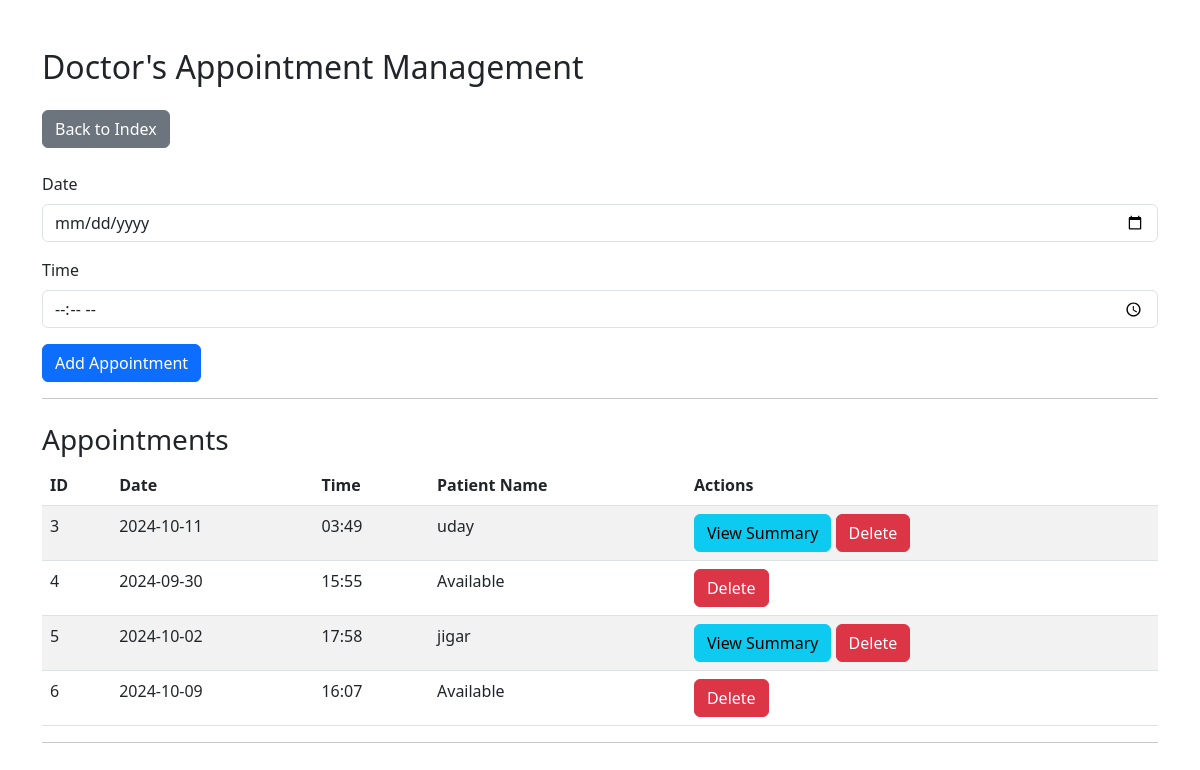
Screenshot of /doctor with the database file from the repository.
### app.py (models this page shows)
class Appointment(db.Model):
    id = db.Column(db.Integer, primary_key=True)
    date = db.Column(db.String(10), nullable=False)
    time = db.Column(db.String(5), nullable=False)
    is_available = db.Column(db.Boolean, default=True)  # Tracks if appointment is available
    patient_name = db.Column(db.String(100), nullable=True)  # Stores the name of the patient if booked

### app.py (the view, shortened to what this page needs)
@app.route('/doctor', methods=['GET', 'POST'])
def doctor_interface():
    appointments = Appointment.query.all()
    return render_template('doctor.html', appointments=appointments)

### templates/templates/doctor.html (shortened to what this page needs)
<!DOCTYPE html>
<html lang="en">
<head>
    <link href="https://cdn.jsdelivr.net/npm/bootstrap@5.3.0-alpha1/dist/css/bootstrap.min.css" rel="stylesheet">
</head>
<body>
<div class="container mt-5">
    <h2 class="mb-4">Doctor's Appointment Management</h2>
    <a href="/" class="btn btn-secondary mb-4">Back to Index</a>
    <form method="POST" action="/doctor">
        <div class="mb-3">
            <label for="date" class="form-label">Date</label>
            <input type="date" id="date" name="date" class="form-control" placeholder="YYYY-MM-DD" required>
        </div>
        <div class="mb-3">
            <label for="time" class="form-label">Time</label>
            <input type="time" id="time" name="time" class="form-control" placeholder="HH:MM" required>
        </div>
        <button type="submit" class="btn btn-primary">Add Appointment</button>
    </form>
    <hr>
    <h3 class="mt-4">Appointments</h3>
    <table class="table table-striped">
        <thead>
        <tr>
            <th>ID</th>
            <th>Date</th>
            <th>Time</th>
            <th>Patient Name</th>
            <th>Actions</th>
        </tr>
        </thead>
        <tbody>
        {% for appointment in appointments %}
            <tr>
                <td>{{ appointment.id }}</td>
                <td>{{ appointment.date }}</td>
                <td>{{ appointment.time }}</td>
                <td>{{ appointment.patient_name if appointment.patient_name else 'Available' }}</td>
                <td>
                    {% if appointment.patient_name %}
                        <button class="btn btn-info" data-bs-toggle="modal" data-bs-target="#summaryModal{{ appointment.id }}">View Summary</button>
                    {% endif %}
                    <form action="/doctor/delete/{{ appointment.id }}" method="POST" style="display:inline;">
                        <button class="btn btn-danger" type="submit">Delete</button>
                    </form>
                </td>
            </tr>
        {% endfor %}
        </tbody>
    </table>
    <hr>
</div>
</body>
</html>

### rows the page displays
Appointment: id "3", date "2024-10-11", time "03:49", patient_name "uday"
Appointment: id "4", date "2024-09-30", time "15:55", patient_name "Available"
Appointment: id "5", date "2024-10-02", time "17:58", patient_name "jigar"
Appointment: id "6", date "2024-10-09", time "16:07", patient_name "Available"
